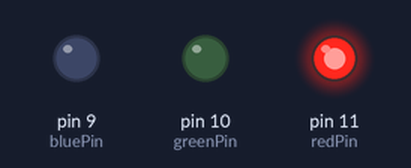
Bench run of a sketch on a simulated Arduino Uno, built with avr-gcc and run on an emulated ATmega328P. Shown: output pins drawn as LEDs (lit = HIGH).

Above: at 0.1 s.
At 1.1 s:
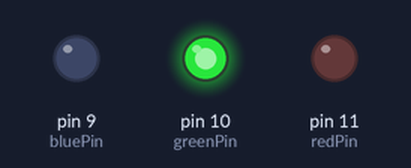
At 2.1 s:
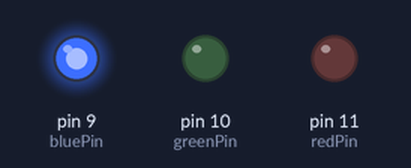
At 3.1 s:
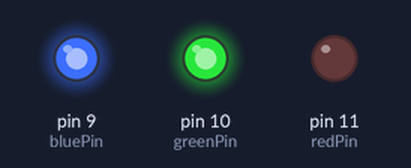
Timing chart, 0 to 4.6 s (numbered marks = the images above):
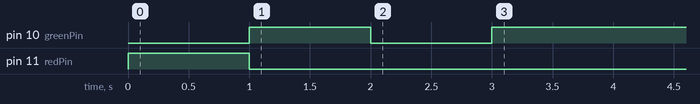

The sketch:

app.ino
```cpp
int redPin = 11;
int greenPin = 10;
int bluePin = 9;

void setup() {
    randomSeed(analogRead(A0));
    analogWrite(redPin, 255);
    delay(1000);
    analogWrite(redPin, 0);
    analogWrite(greenPin, 255);
    delay(1000);
    analogWrite(greenPin, 0);
    analogWrite(bluePin, 255);
    delay(1000);
}

void loop() {
    analogWrite(redPin, 256);
    analogWrite(greenPin, 256);
    analogWrite(bluePin, 256);
    delay(1000);
}
```

Measured:
- by itself, pin 10 (greenPin): HIGH → LOW at 2.0 s, → HIGH 1.0 s later
